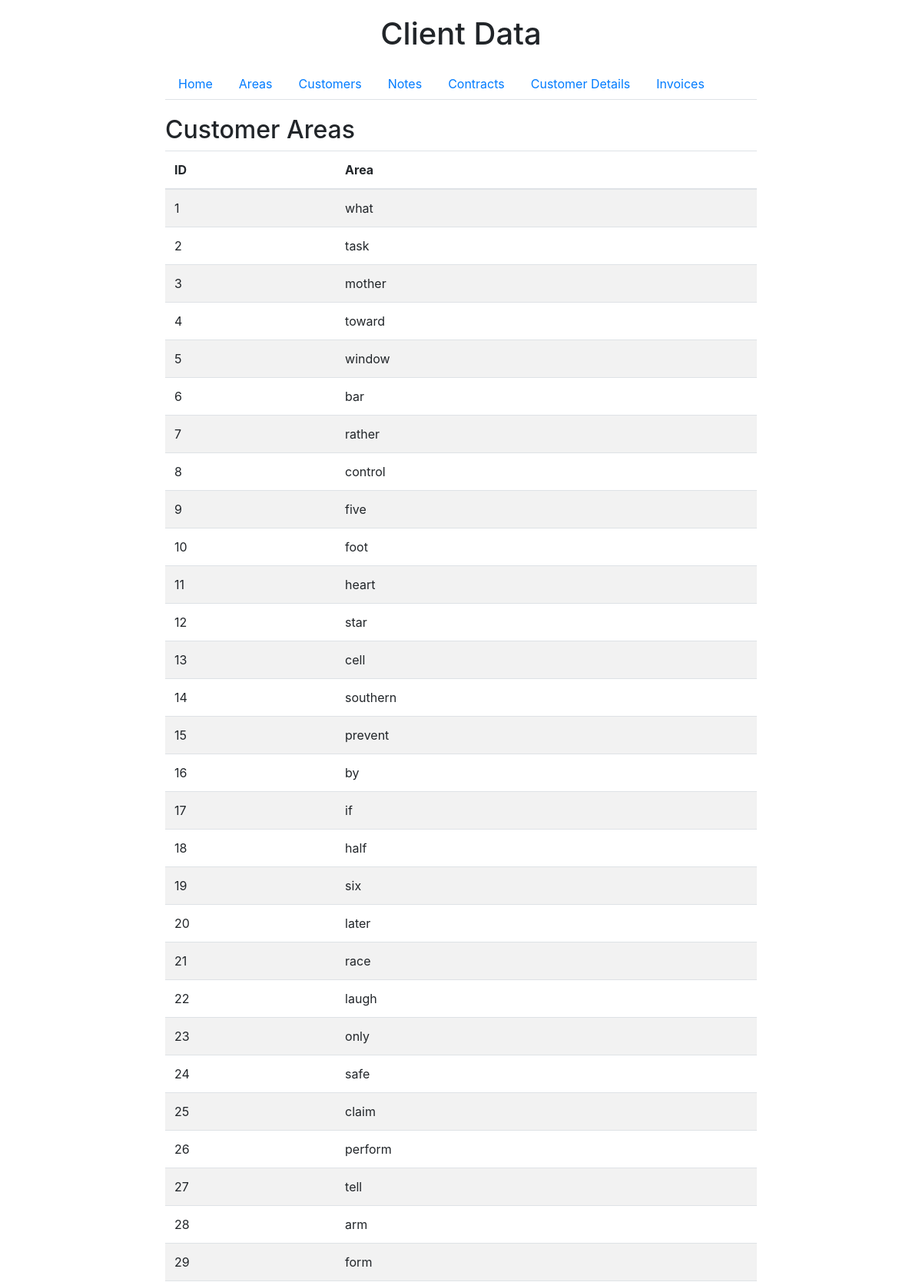
The app's page /areas (upper part) with its own data.
### tables this page shows
CREATE TABLE customer_areas (
            area_id INTEGER PRIMARY KEY AUTOINCREMENT,
            area_name TEXT
        );

### app.py (the view)
@app.route('/areas')
def areas():
    areas_data = get_data('customer_areas')
    return render_template('areas.html', areas=areas_data)

### app.py (called while the page is built)
def get_data(table_name):
    conn = sqlite3.connect('clients.db')
    cursor = conn.cursor()
    cursor.execute(f'SELECT * FROM {table_name}')
    data = cursor.fetchall()
    conn.close()
    return data

### templates/areas.html
{% extends 'index.html' %}
{% block content %}
    <h2>Customer Areas</h2>
    <table class="table table-striped">
        <thead>
            <tr>
                <th>ID</th>
                <th>Area</th>
            </tr>
        </thead>
        <tbody>
            {% for area in areas %}
            <tr>
                <td>{{ area[0] }}</td>
                <td>{{ area[1] }}</td>
            </tr>
            {% endfor %}
        </tbody>
    </table>
{% endblock %}

### templates/index.html (shortened to what this page needs)
<!DOCTYPE html>
<html>
<head>
    <link rel="stylesheet" href="https://maxcdn.bootstrapcdn.com/bootstrap/4.5.2/css/bootstrap.min.css">
</head>
<body>
    <div class="container">
        <h1>Client Data</h1>
        <ul class="nav nav-tabs">
            <li class="nav-item">
                <a class="nav-link" href="/">Home</a>
            </li>
            <li class="nav-item">
                <a class="nav-link" href="/areas">Areas</a>
            </li>
            <li class="nav-item">
                <a class="nav-link" href="/customers">Customers</a>
            </li>
            <li class="nav-item">
                <a class="nav-link" href="/notes">Notes</a>
            </li>
            <li class="nav-item">
                <a class="nav-link" href="/contracts">Contracts</a>
            </li>
            <li class="nav-item">
                <a class="nav-link" href="/details">Customer Details</a>
            </li>
            <li class="nav-item">
                <a class="nav-link" href="/invoices">Invoices</a>
            </li>
        </ul>
        {% block content %}
        {% endblock %}
    </div>
</body>
</html>

### templates/index.html (style rules this page uses)
body { padding: 20px; }
.container { max-width: 800px; margin: 0 auto; }
h1 { text-align: center; margin-bottom: 20px; }
.nav { margin-bottom: 20px; }

### records on screen
customer_areas: area_id "1", area_name "what"
customer_areas: area_id "2", area_name "task"
customer_areas: area_id "3", area_name "mother"
customer_areas: area_id "4", area_name "toward"
customer_areas: area_id "5", area_name "window"
customer_areas: area_id "6", area_name "bar"
customer_areas: area_id "7", area_name "rather"
customer_areas: area_id "8", area_name "control"
customer_areas: area_id "9", area_name "five"
customer_areas: area_id "10", area_name "foot"
customer_areas: area_id "11", area_name "heart"
customer_areas: area_id "12", area_name "star"
customer_areas: area_id "13", area_name "cell"
customer_areas: area_id "14", area_name "southern"
customer_areas: area_id "15", area_name "prevent"
customer_areas: area_id "16", area_name "by"
customer_areas: area_id "17", area_name "if"
customer_areas: area_id "18", area_name "half"
customer_areas: area_id "19", area_name "six"
customer_areas: area_id "20", area_name "later"
customer_areas: area_id "21", area_name "race"
customer_areas: area_id "22", area_name "laugh"
customer_areas: area_id "23", area_name "only"
customer_areas: area_id "24", area_name "safe"
customer_areas: area_id "25", area_name "claim"
customer_areas: area_id "26", area_name "perform"
customer_areas: area_id "27", area_name "tell"
customer_areas: area_id "28", area_name "arm"
customer_areas: area_id "29", area_name "form"
